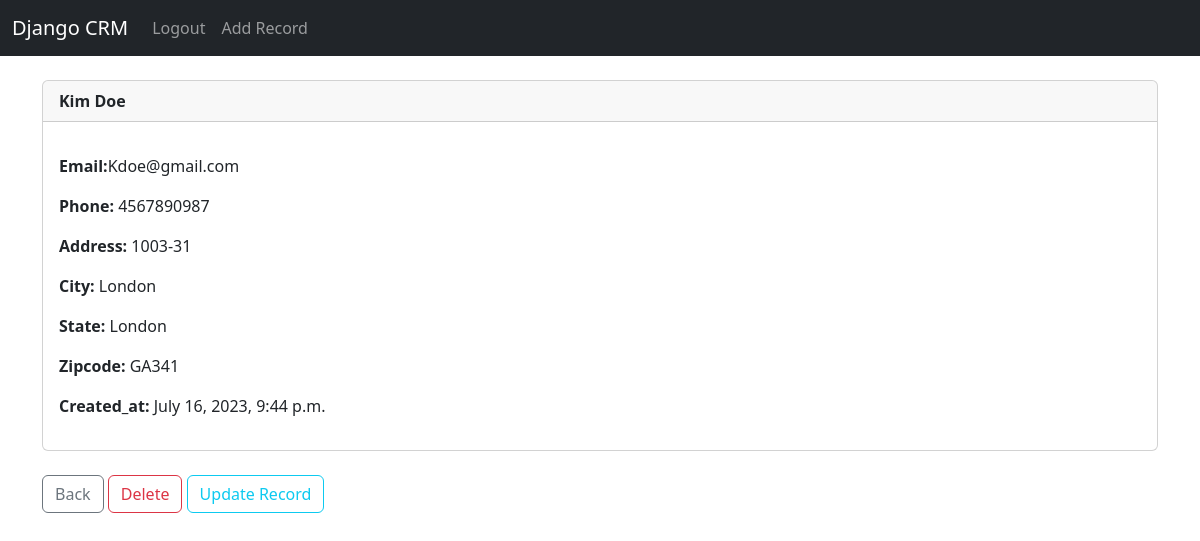
/record/3/ (signed in), run on an earlier commit of the app's database.
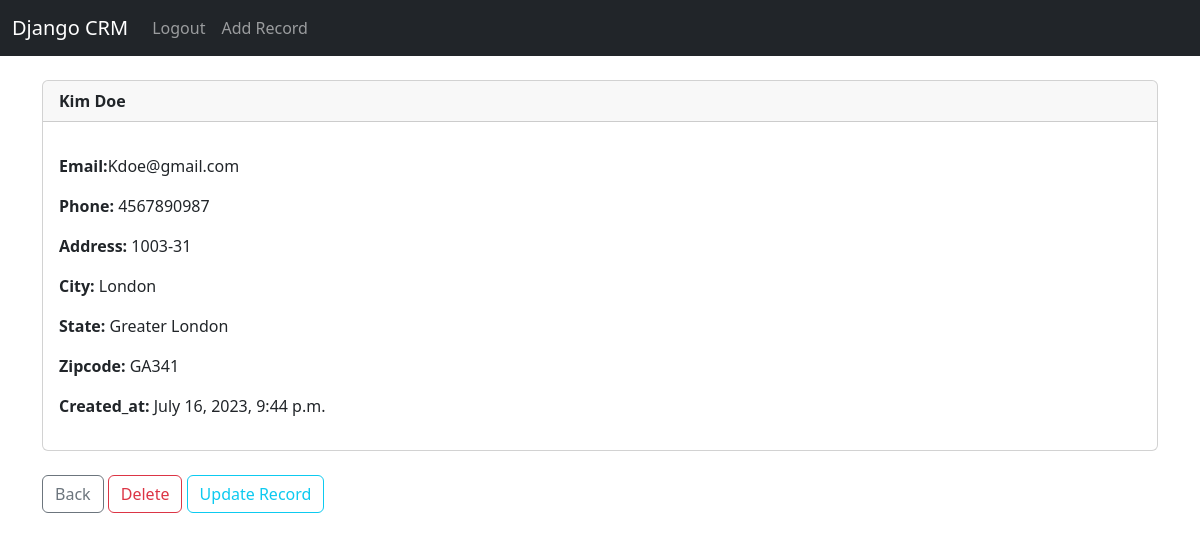
And on a later commit of the database.
### website/models.py (models this page shows, shortened)
class Record(models.Model):
	created_at = models.DateTimeField(auto_now_add=True)
	first_name = models.CharField(max_length=50)
	last_name =  models.CharField(max_length=50)
	email =  models.CharField(max_length=100)
	phone = models.CharField(max_length=15)
	address =  models.CharField(max_length=100)
	city =  models.CharField(max_length=50)
	state =  models.CharField(max_length=50)
	zipcode =  models.CharField(max_length=20)

### website/views.py (the view)
# urls.py: path('record/<int:pk>/', views.customer_record, name='record'),
def customer_record(request, pk):
    if request.user.is_authenticated:
        customer_record = Record.objects.get(id=pk)
    else:
        messages.success(request, "Log in to view page!")
        return redirect('home')
    context = {'customer_record':customer_record}
    return render(request, 'record.html', context)

### website/templates/record.html
{% extends 'base.html' %}
  {% block content %}
  <div class="card">
    <div class="card-header">
      <strong>{{customer_record.first_name}}
      {{customer_record.last_name}}</strong>
    </div>
    <div class="card-body">
      <p>
        <p><strong>Email:</strong>{{customer_record.email}}</p>
        <p><strong>Phone: </strong>{{customer_record.phone}}</p>
        <p><strong>Address: </strong>{{customer_record.address}}</p>
        <p><strong>City: </strong>{{customer_record.city}}</p>
        <p><strong>State: </strong>{{customer_record.state}}</p>
        <p><strong>Zipcode: </strong>{{customer_record.zipcode}}</p>
        <p><strong>Created_at: </strong>{{customer_record.created_at}}
    </p>
    </div>
  </div>
  <br>
<a href="{% url 'home' %}" class="btn btn-outline-secondary">Back</a>
<a href="{% url 'delete_record' customer_record.id %}" class="btn btn-outline-danger">Delete</a>
<a href="{% url 'update_record' customer_record.id %}" class="btn btn-outline-info">Update Record</a>
{% endblock %}

What changed in the data, as far as the page shows it:
changed Record "Kim": state "London" → "Greater London"
